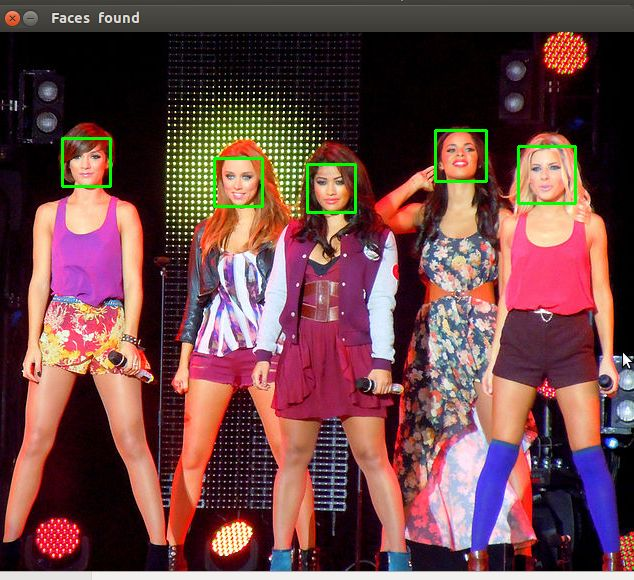
#> input picture FaceDetect-master/little_mix_right.jpg, 634 x 580 px, given in place of the camera
$ python lab2-IMAGE.py   (older library calls are emulated)
#> lines starting #> are read from the running program, lines starting #| are printed output that depends on the picture
import numpy as np
import cv2

cap = cv2.VideoCapture(0)
kernel_size = 3
scale = 1
delta = 0
ddepth16 = cv2.CV_16S
ddepth8 = cv2.CV_8U
lowThreshold = 0
max_lowThreshold = 100
ratio = 3


def CannyThreshold(lowThreshold):
    blur = cv2.blur(gray,(25,25))
    edges = cv2.Canny(blur,lowThreshold*5,lowThreshold*10,3)
    drawing = np.zeros(frame.shape,np.uint8)
    contours,hierarchy = cv2.findContours(edges,cv2.RETR_EXTERNAL,cv2.CHAIN_APPROX_SIMPLE, (5,5))
    for cnt in contours:
        color = np.random.randint(0,255,(3)).tolist()  # Select a random color
        cv2.drawContours(drawing,[cnt],0,color,2)
        cv2.imshow('output',drawing)


cv2.namedWindow('Canny Trackbar')
cv2.createTrackbar('Min threshold','Canny Trackbar',lowThreshold, max_lowThreshold, CannyThreshold)


while(True):
    # Capture frame-by-frame
    ret, frame = cap.read()
#> frame is the input picture: shape (580, 634, 3); mean B, G, R 71.1, 70.2, 109.2

    # Our operations on the frame come here
    gray = cv2.cvtColor(frame, cv2.COLOR_BGR2GRAY)
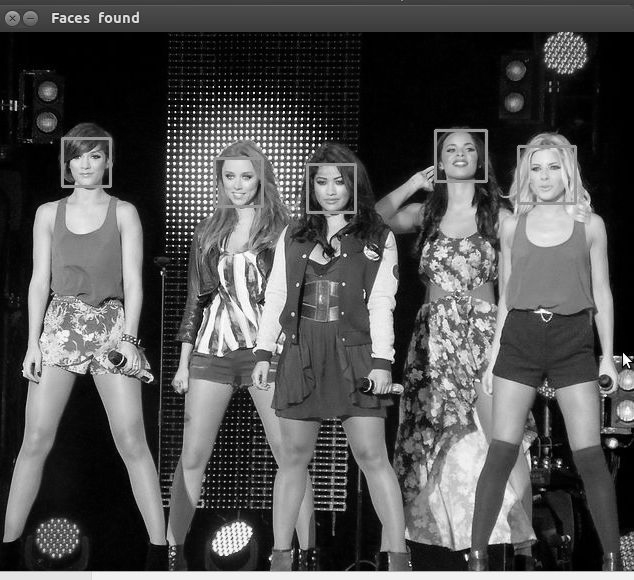
#> gray: shape (580, 634); min 0, max 255, mean 81.9
    gray_lap = cv2.Laplacian(gray,ddepth16,ksize = kernel_size,scale = scale,delta = delta)
    dst = cv2.convertScaleAbs(gray_lap)
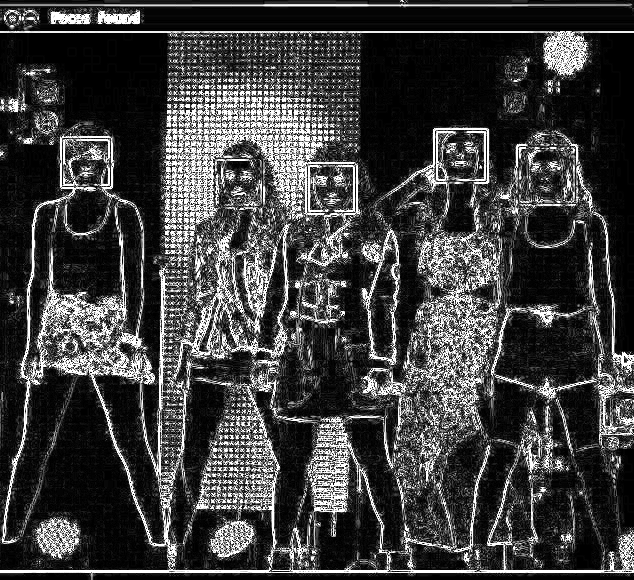
#> dst: shape (580, 634); min 0, max 255, mean 62.8

    gray_sob = cv2.Sobel(gray,ddepth8,0,1,ksize = -1, scale = scale, delta = delta, borderType = cv2.BORDER_DEFAULT)
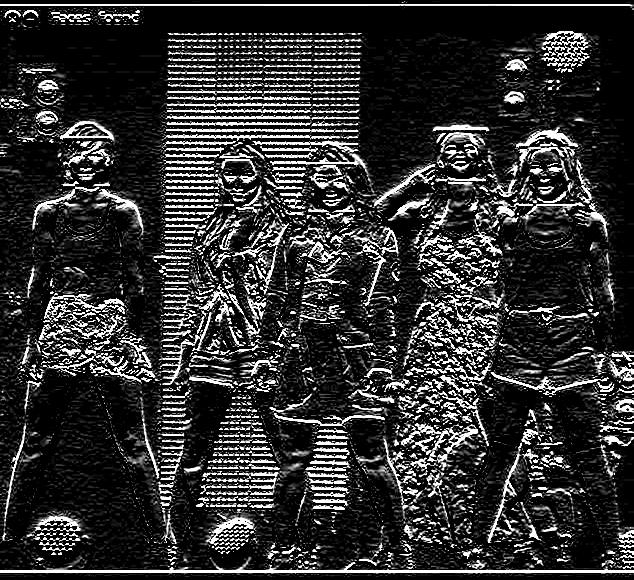
#> gray_sob: shape (580, 634); min 0, max 255, mean 48.6
    dst2 = cv2.convertScaleAbs(gray_sob)

    bllap = cv2.GaussianBlur(gray_lap,(25,25),0)
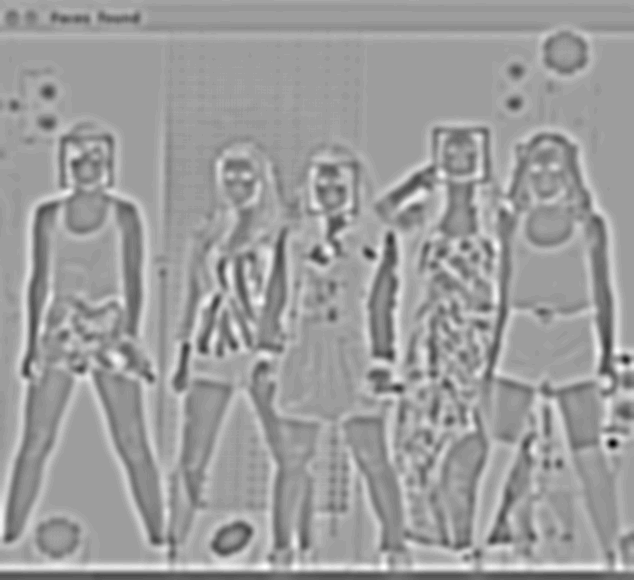
#> bllap: shape (580, 634) int16; min -29, max 18, mean -0.0137; drawn with min black and max white
    dst3 = cv2.convertScaleAbs(bllap)
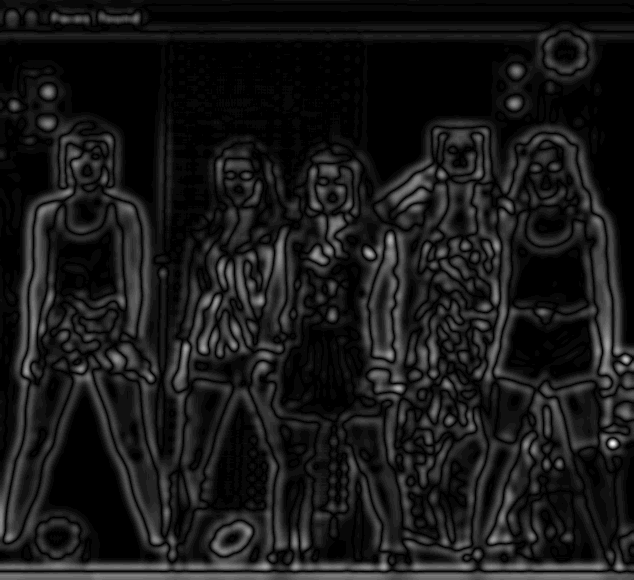
#> dst3: shape (580, 634); min 0, max 29, mean 2.9; drawn with min black and max white


    # Display the resulting frame
    # cv2.imshow('Origin',frame)
    cv2.imshow('Laplacian',dst)
    cv2.imshow('Scharr',dst2)
    cv2.imshow('Blured Laplacian',dst)

    CannyThreshold(lowThreshold)
#> in CannyThreshold, `blur = cv2.blur(gray,(25,25))`:
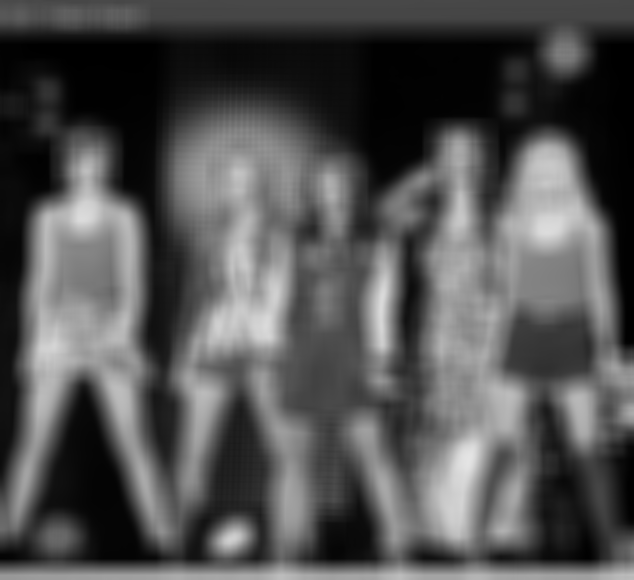
#> blur: shape (580, 634); min 0, max 228, mean 81.9
#> in CannyThreshold, `edges = cv2.Canny(blur,lowThreshold*5,lowThreshold*10,3)`:
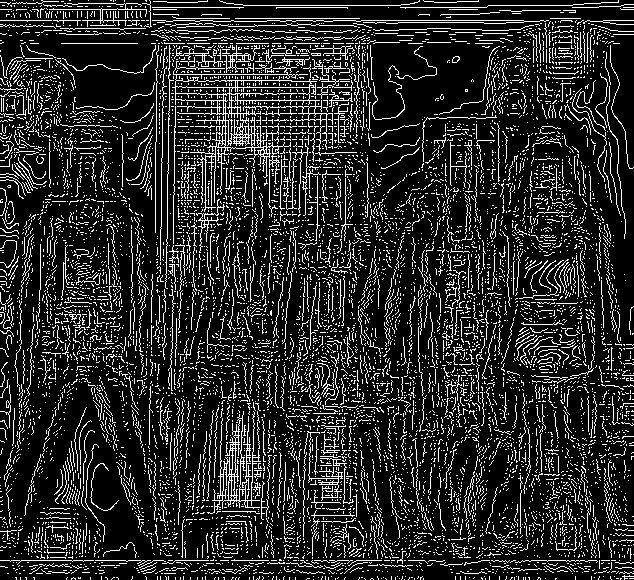
#> edges: shape (580, 634); 16.2% white in thin lines or dots
#> (the run stopped early here; a loop or call above may not have finished)

$ run again, on FaceDetect-master/abba.png
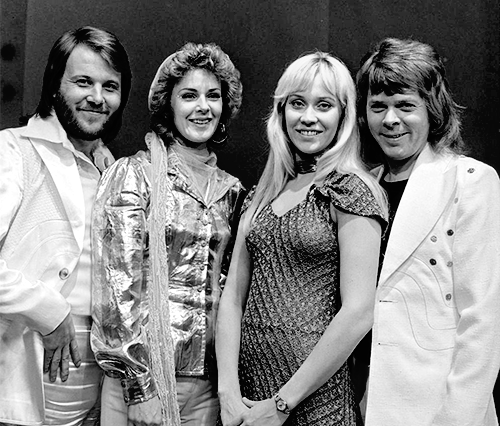
#> input picture FaceDetect-master/abba.png, 500 x 426 px, given in place of the camera
#> frame is the input picture: shape (426, 500, 3); min 0, max 255, mean 130.8
#> `dst3 = cv2.convertScaleAbs(bllap)`:
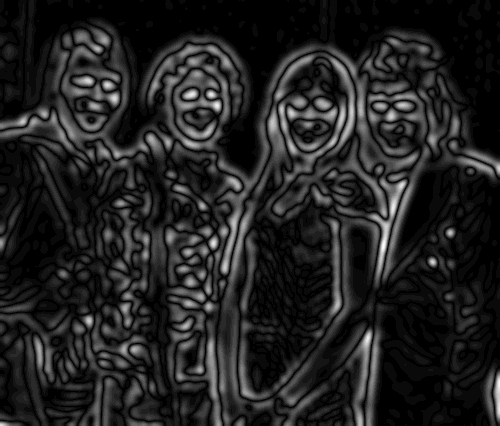
#> dst3: shape (426, 500); min 0, max 24, mean 3.2; drawn with min black and max white
#> in CannyThreshold, `edges = cv2.Canny(blur,lowThreshold*5,lowThreshold*10,3)`:
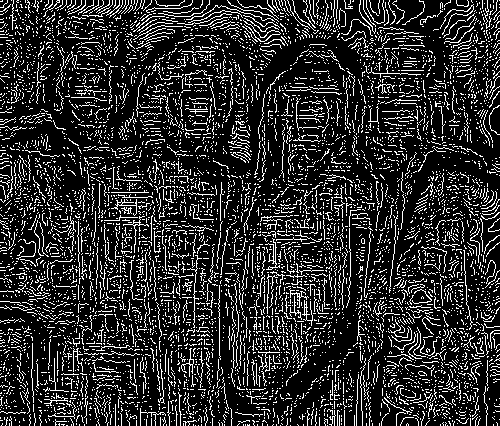
#> edges: shape (426, 500); 17.5% white in thin lines or dots
